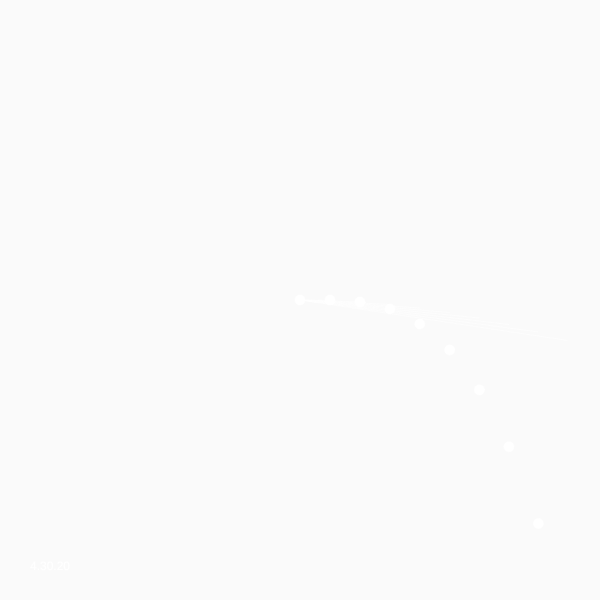
Frame 1 (no input)
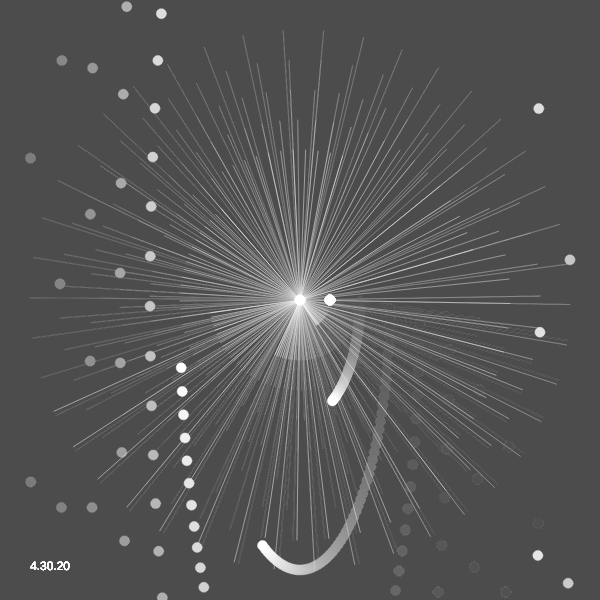
Frame 60 (no input)
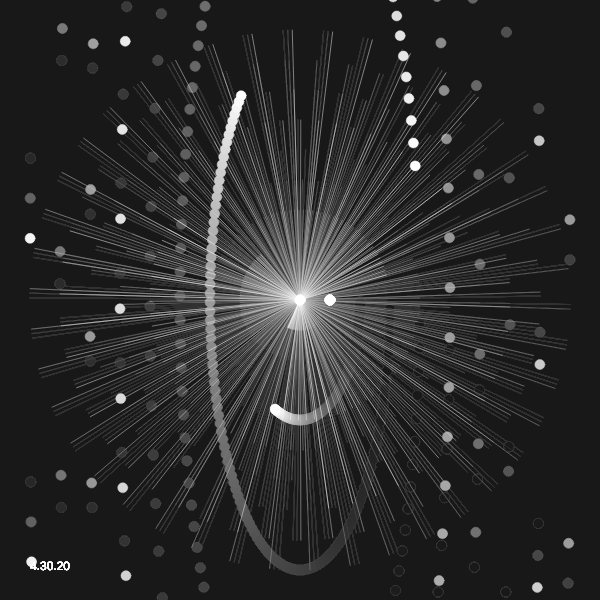
Frame 120 (the mouse pressed at the canvas centre since frame 60)

The p5.js sketch that drew these frames (run headless with seeded random() and noise() and a simulated clock; from frame 60 on, the mouse is pressed at the canvas centre):

// p5.js sketch
// ── sketch.js
let size = 600;
let numPetals = 10;
let petalSize;
let minPetalSize;
let outStep;
let outFraction = 0.5;
let phi;
let epsilon = 0.05;

function setup() {
  createCanvas(size, size);
  minPetalSize = floor(size/numPetals);
  outStep = minPetalSize * outFraction;
  phi = sqrt(50)/2;
  frameRate = 60;
}

function draw() {
  theta = millis()/1000;
  petalSize = minPetalSize + mouseY/height * 100;

  background(0, 5);
  translate(width/2, height/2);
  
  stroke(255);
  strokeWeight(0.5)
  //rect(0,0,width,height);

  for (let i=0; i<numPetals; i++) {
    let r = i*outStep;
    let angle = i*theta;
    let prev = (i-1)*theta;
    let x = r*cos(angle);
    let y = r*sin(angle);
    let px = r*cos(prev);
    let py = r*sin(prev);
    let scale = 1 + i/numPetals * 3;
    ellipse(px, py*i, 10, 10);
    line(x, y, 0, 0);
  }
  fill(255);
  noStroke();
  text("4.30.20", 30 - width/2, height-30 - height/2)
}
